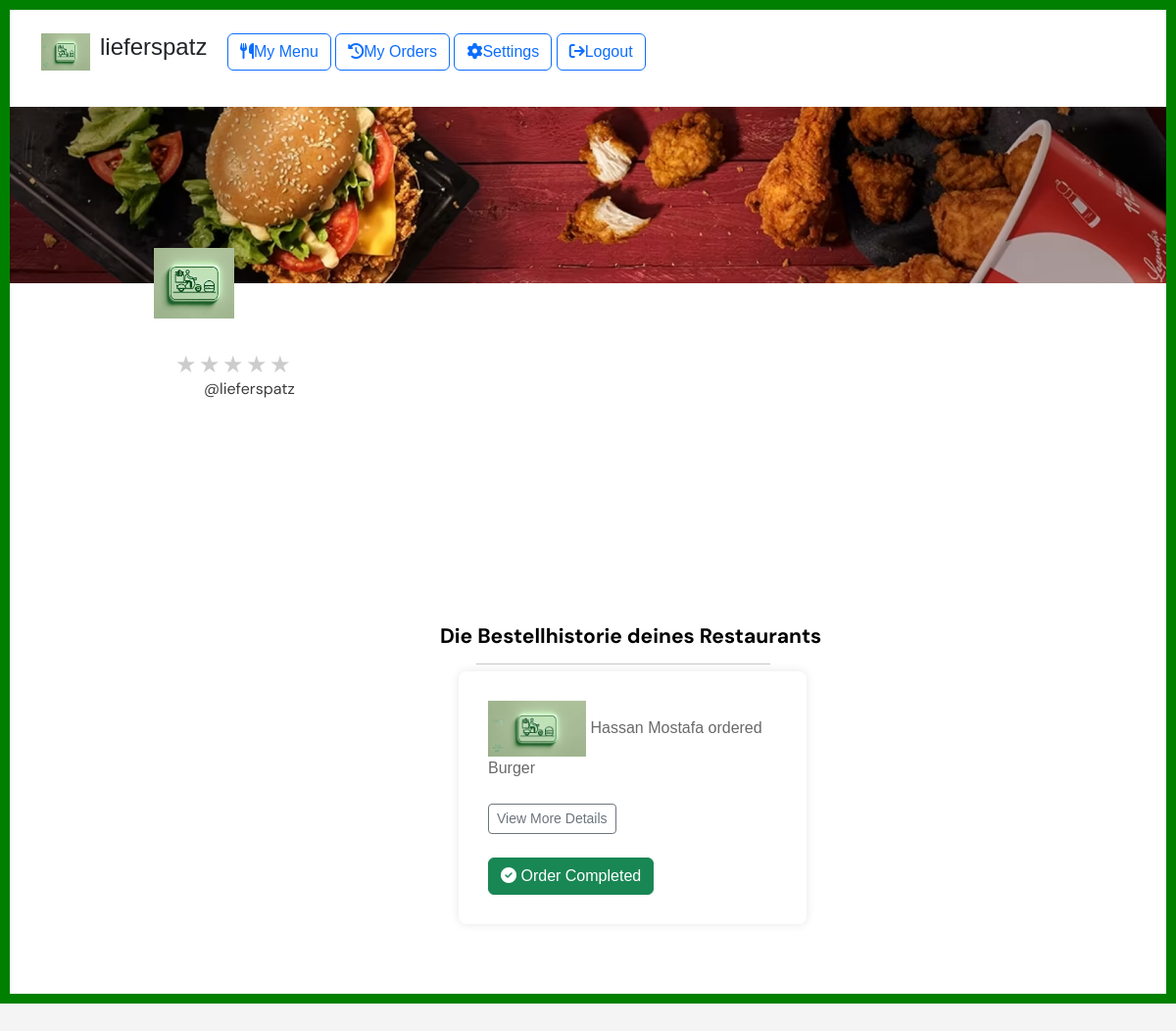
/business-view-orders (signed in), run on the app's committed database.
### tables this page shows
CREATE TABLE Orders (
    id INTEGER PRIMARY KEY AUTOINCREMENT,
    customer_id INTEGER,
    business_id INTEGER,
    item_id INTEGER,
    quantity INTEGER,
    additional_text TEXT,
    order_status VARCHAR(50),
    created_at TIMESTAMP DEFAULT CURRENT_TIMESTAMP,

    CONSTRAINT CHK_Status CHECK (order_status IN ('processing', 'preparing', 'cancelled', 'completed'))
);

CREATE TABLE Items (
    id INTEGER PRIMARY KEY AUTOINCREMENT,
    business_id INTEGER,
    Name VARCHAR(255),
    Description TEXT,
    category VARCHAR(255),
    Price DECIMAL(10, 2),
    picture_link VARCHAR(255)
    
);

### main.py (the view, shortened to what this page needs)
@app.route('/business-view-orders', methods=['GET', 'POST'])
def business_view_orders():
    conn = get_db_connection()
    cursor = conn.cursor()
    cursor.execute('''
        SELECT
            Orders.*,  Items.*,
            strftime('%d/%m/%Y %H:%M:%S', Orders.created_at) as formatted_date,
            CustomerAccount.FirstName || ' ' || CustomerAccount.LastName as customer_name

            FROM Orders
                JOIN Items ON Orders.item_id = Items.id
                JOIN CustomerAccount ON Orders.customer_id = CustomerAccount.id
            WHERE Orders.business_id = ?
            ORDER BY
                CASE
                    WHEN Orders.order_status IN ('processing', 'preparing') THEN 0
                    ELSE 1
                END,
                Orders.created_at DESC

    ''', (session['user_id'],))
    items = cursor.fetchall()
    conn.close()
    return render_template('business/view-orders.html', items=items)

### main.py (called while the page is built)
def get_db_connection():
    conn = sqlite3.connect(database_name)
    conn.row_factory = sqlite3.Row
    return conn

### templates/business/view-orders.html (shortened to what this page needs)
<!DOCTYPE html>
<html lang="en">
  <head>
    {% include 'business/includes/header.html' %}
    <link rel="stylesheet" href="/static/customer/orders/style.css" />
</head>
  <body>
    <div class="main-container">
        {% include 'business/includes/menu.html' %}
        {% include 'business/includes/items-header.html' %}
      <div class="Containet-box" >
        <div class="container mt-5">
          {% if items %}
            <div class="lieferspatz">
                <div class="group">
                    <div class="overlap-group">
                        <span class="RestaurantsBestellhistorie">Die Bestellhistorie deines Restaurants</span>
                        <hr class="line-0"/>
                        <div class="order-history">
                        {%for item in items%}
                            <div class="order-item">
                                <img src="{{ item['picture_link'] }}" width="100px" class="">
                                {{ item['customer_name'] }} ordered {{ item['name'] }}
                              <br>
                              <button id="detailsButton" class="btn btn-sm btn-outline-secondary my-4"
                                onclick="$('#table{{ item['id'] }}').show()">
                                View More Details
                              </button>
                              <br>
                                {% set status = item['order_status'] %}
                                {% if status == 'processing' %}
                                    <p>*New Order has arrived</p>
                                    <div class="row">
                                      <div class="col-md-6 text-right">
                                          <a href="?accept={{ item['id'] }}" class="btn btn-success">
                                              <i class="fas fa-check"></i> Accept
                                          </a>
                                      </div>
                                      <div class="col-md-6 text-left">
                                          <a href="?reject={{ item['id'] }}" class="btn btn-danger">
                                              <i class="fas fa-times"></i> Reject
                                          </a>
                                      </div>
                                    </div>
                                {% elif status == 'cancelled' %}
                                    <button type="submit" class="btn btn-danger text-white float-right">
                                        <i class="fas fa-times-circle"></i> Order Cancelled
                                    </button>
                                {% elif status == 'completed' %}
                                    <button type="submit" class="btn btn-success text-white float-right">
                                        <i class="fas fa-check-circle"></i> Order Completed
                                    </button>
                                {% else %}
                                    <button type="submit" class="btn btn-secondary text-white float-right">
                                        Unknown Status
                                    </button>
                                {% endif %}
                            </div>
                        {%endfor%}
                    </div>
                </div>
            </div>
          {% else %}
            <div class="text-center">
              <p>*No Customers have placed an order yet</p>
            </div>
          {% endif %}
      </div>
      </div>
    </div>
  </body>
</html>

### static/business/items/index.css (style rules this page uses)
.main-container { overflow: hidden; }
.main-container, .main-container * { box-sizing: border-box; }
.main-container { position: relative; height: 1024px; margin: 0 auto; background: rgb(255, 255, 255); border: 10px solid green; overflow: hidden; overflow-y: scroll; }
.Containet-box { position: relative; top: 33%; height: 100%; }

### static/customer/orders/style.css (style rules this page uses)
.lieferspatz { background-color: #ffffff; display: flex; flex-direction: row; justify-content: center; width: 100%; }
.lieferspatz .group { position: absolute; width: 445px; height: 791px; top: 155px; left: 413px; }
.RestaurantsBestellhistorie { display: inline-block; position: relative; height: 31px; left: -1px; margin: 28px 0 0 26.966px; font-family: DM Sans, -apple-system, BlinkMacSystemFont, "Segoe UI", Roboto, Ubuntu, "Helvetica Neue", Helvetica, Arial, "PingFang SC", "Hiragino Sans GB", "Microsoft Yahei UI", "Microsoft Yahei", "Source Han Sans CN", sans-serif; color: rgb(0, 0, 0); font-size: 21px; font-weight: 700; line-height: 31px; text-align: center; z-index: 24; }
::placeholder { color: #fff; opacity: 0.7; }
.lieferspatz .line-0 { position: absolute; width: 300px; height: 0; top: 55px; left: 63px; object-fit:scale-down; }
body { font-family: Arial, sans-serif; margin: 0; padding: 0; background-color: #f4f4f4; }
.order-history { position: relative; float: initial; width: 355px; max-width: 800px; color: dimgrey; margin: 20px auto; background-color: #fff; padding: 15px; border-radius: 8px; box-shadow: 0 0 10px rgba(0, 0, 0, 0.1); }
.order-item { border-bottom: 1px solid #ddd; padding: 15px; margin-bottom: 10px; }
.order-item:last-child { border-bottom: none; margin-bottom: 0; }

### data on the page
Orders: picture_link (picture), customer_name "Hassan Mostafa", name "Burger", order_status "completed" (drawn)
